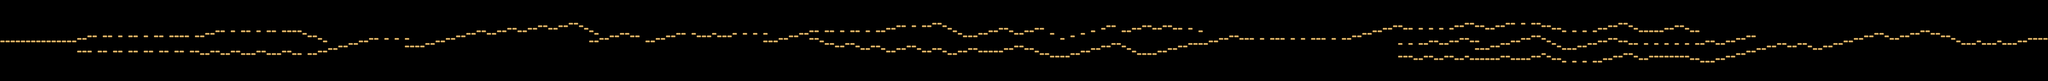

This game map was drawn from its Tiled (.tmx) file and the tilesets committed beside it. A one-line description and the trimmed map source follow:
An orthogonal 400x32 tile map with 32x16 px tiles, 1 tile layer (Tile Layer 1).

<map version="1.2" tiledversion="1.2.1" orientation="orthogonal" renderorder="right-down" width="400" height="32" tilewidth="32" tileheight="16" infinite="0" nextlayerid="2" nextobjectid="1">
 <tileset firstgid="1" source="../../Desktop/bar2.tsx" />
 <layer id="1" name="Tile Layer 1" width="400" height="32">
  <data>[12800 cells, 589 non-empty, 1 distinct tile ids]</data>
 </layer>
</map>
